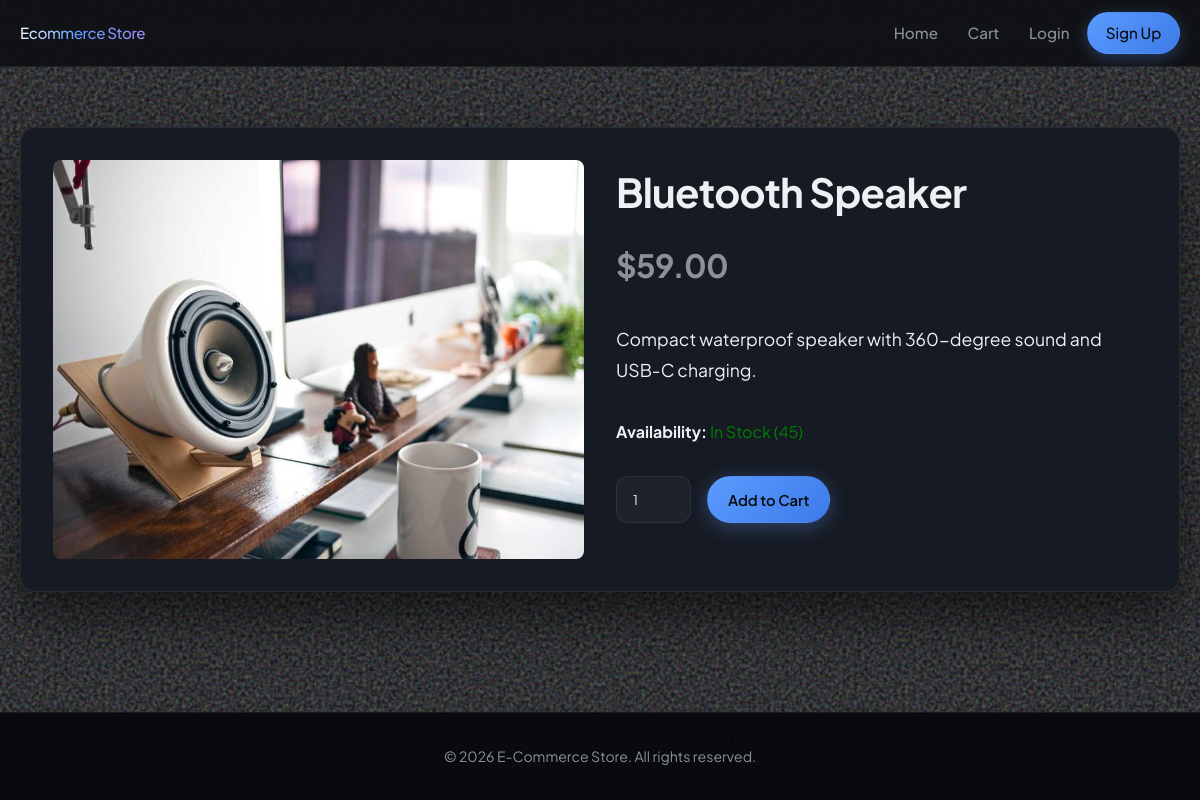
The app's page /product.php?id=8 with its own data.
### tables this page shows
CREATE TABLE IF NOT EXISTS `product` (
  `product_id` int(11) NOT NULL AUTO_INCREMENT,
  `name` varchar(100) NOT NULL,
  `description` text,
  `price` float NOT NULL,
  `stock` int(11) NOT NULL DEFAULT 0,
  `image_url` varchar(255) DEFAULT NULL,
  PRIMARY KEY (`product_id`)
);

### product.php (the view, shortened to what this page needs)
<?php
require_once 'config.php';
$product_id = intval($_GET['id']);
$stmt = $conn->prepare("SELECT * FROM product WHERE product_id = ?");
$stmt->bind_param("i", $product_id);
$stmt->execute();
$result = $stmt->get_result();
$product = $result->fetch_assoc();
include 'includes/header.php';
?>
<div style="display: flex; gap: 2rem; margin-top: 2rem; background: var(--card-bg); padding: 2rem; border-radius: 16px; box-shadow: var(--glass-shadow); border: 1px solid var(--border-color); flex-wrap: wrap;">
    <div style="flex: 1; background: var(--bg-elevated); min-height: 300px; display:flex; align-items:center; justify-content:center; border-radius: 8px;">
        <?php if(!empty($product['image_url'])): ?>
            <img src="<?php echo htmlspecialchars($product['image_url']); ?>" alt="<?php echo htmlspecialchars($product['name']); ?>" style="max-width:100%; border-radius: 8px;" onerror="this.onerror=null;this.src='assets/img/placeholder-product.svg';">
        <?php else: ?>
            <span style="color:var(--text-muted);">Product Image</span>
        <?php endif; ?>
    </div>
    <div style="flex: 1;">
        <h1 style="font-size: 2.5rem; color: var(--primary-color);"><?php echo htmlspecialchars($product['name']); ?></h1>
        <h2 style="color: var(--text-muted); font-size: 2rem; margin-top: 1rem;">$<?php echo number_format($product['price'], 2); ?></h2>
        <p style="margin: 2rem 0; font-size: 1.1rem; line-height: 1.8;">
            <?php echo nl2br(htmlspecialchars($product['description'])); ?>
        </p>
        <p style="margin-bottom: 2rem;"><strong>Availability:</strong>
            <?php echo $product['stock'] > 0 ? "<span style='color:green;'>In Stock ({$product['stock']})</span>" : "<span style='color:red;'>Out of Stock</span>"; ?>
        </p>
        <?php if ($product['stock'] > 0): ?>
            <form action="cart.php" method="POST" style="display: flex; gap: 1rem;">
                <input type="number" name="quantity" value="1" min="1" max="<?php echo $product['stock']; ?>" class="form-control" style="width: auto;">
                <button type="submit" class="btn">Add to Cart</button>
            </form>
        <?php else: ?>
            <button class="btn btn-secondary" disabled>Out of Stock</button>
        <?php endif; ?>
    </div>
</div>
<?php include 'includes/footer.php'; ?>

### assets/css/style.css (style rules this page uses)
:root { --primary: #5b9cff; --primary-dim: rgba(91, 156, 255, 0.35); --primary-deep: #3d7ae8; --accent: #a78bfa; --accent-glow: rgba(167, 139, 250, 0.35); --bg-deep: #07080a; --bg-color: #0a0c0f; --bg-elevated: #12151c; --bg-card: #161a22; --card-bg: var(--bg-card); --text-color: #eef0f4; --text-muted: #8b919c; --border-color: rgba(255, 255, 255, 0.07); --border-strong: rgba(255, 255, 255, 0.12); --glass-shadow: 0 24px 48px rgba(0, 0, 0, 0.55); --radius: 16px; --radius-sm: 12px; --font-family: "Plus Jakarta Sans", system-ui, -apple-system, sans-serif; }
*, *::before, *::after { margin: 0; padding: 0; box-sizing: border-box; }
html { scroll-behavior: smooth; }
body { font-family: var(--font-family); background-color: var(--bg-color); color: var(--text-color); line-height: 1.6; min-height: 100vh; display: flex; flex-direction: column; -webkit-font-smoothing: antialiased; text-rendering: optimizeLegibility; color-scheme: dark; }
body::before { content: ""; position: fixed; inset: 0; pointer-events: none; z-index: 0; opacity: 0.45; }
h1, h2, h3 { font-weight: 700; color: var(--text-color); letter-spacing: -0.02em; }
.btn { display: inline-flex; align-items: center; justify-content: center; padding: 0.65rem 1.25rem; border: none; border-radius: 999px; font-family: inherit; font-weight: 600; font-size: 0.92rem; cursor: pointer; text-decoration: none; transition: transform 0.2s ease, box-shadow 0.2s ease, background 0.2s ease, border-color 0.2s ease; border: 1px solid transparent; }
.btn:not(.btn-ghost):not(.btn-secondary):not(.btn-nav) { background: linear-gradient(135deg, var(--primary) 0%, var(--primary-deep) 100%); color: #0a0c0f !important; box-shadow: 0 4px 20px rgba(91, 156, 255, 0.35); }
.form-control { width: 100%; padding: 0.85rem 1rem; border: 1px solid var(--border-color); border-radius: var(--radius-sm); background: rgba(255, 255, 255, 0.04); color: var(--text-color); font-family: inherit; transition: border-color 0.2s ease, box-shadow 0.2s ease; }
.form-control::placeholder { color: var(--text-muted); }

### records on screen
product: image_url (picture), name "Bluetooth Speaker", price "59.00", description "Compact waterproof speaker with 360-degree sound and USB-C charging.", stock "45"
